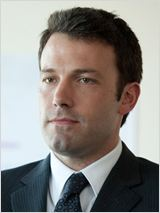
#> input picture Photos/Resources/Faces/train/Ben Afflek/dfvyfva.jpg, 160 x 213 px, found by its file name; its folder holds 3 pictures in this run
$ python faces_train.py
#> lines starting #> are read from the running program, lines starting #| are printed output that depends on the picture
import os
import cv2 as cv
import numpy as np

people = []

for i in os.listdir(r"C:\Users\User\Desktop\Data Science\Computer Vision\OpenCV_beginners_project\Photos\Resources\Faces\train"):
    people.append(i)

print(people)

DIR = (r"C:\Users\User\Desktop\Data Science\Computer Vision\OpenCV_beginners_project\Photos\Resources\Faces\train")

haar_cascade = cv.CascadeClassifier('haar_face.xml')
features = []
labels = []
def create_train():
    for person in people:
        path = os.path.join(DIR, person)
        label = people.index(person)

        for img in os.listdir(path):
            img_path = os.path.join(path, img)
            img_array = cv.imread(img_path)
#> img_array is the input picture: shape (213, 160, 3); mean B, G, R 132.4, 136.4, 139.9
            gray = cv.cvtColor(img_array, cv.COLOR_BGR2GRAY)
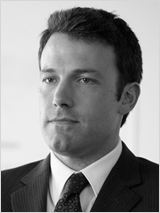
#> gray: shape (213, 160); min 0, max 255, mean 137

            faces_rect = haar_cascade.detectMultiScale(gray, scaleFactor=1.1, minNeighbors=4)
#> faces_rect = [[25, 48, 80, 80]]

            for (x,y,w,h) in faces_rect:
                face_roi = gray[y:y+h, x:x+w]
                features.append(face_roi)
                labels.append(label)
#> this loop made 1 pass
#> pass 1, in create_train, `face_roi = gray[y:y+h, x:x+w]`:
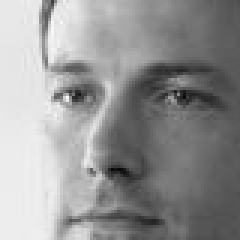
#> face_roi: shape (80, 80) (shown 3 times larger); min 9, max 249, mean 148.5
#> after the loop, features = 1 item; labels = [0]

create_train()
print('Training done------------------------------')
features = np.array(features, dtype='object')
labels = np.array(labels)
# print(len(f'The leangth of features is {len(features)}'))
# print(len(f'The leangth of features is {len(labels)}'))

face_recognizer = cv.face.LBPHFaceRecognizer_create()

# Train the recognizer on features and labels list
face_recog = face_recognizer.train(features, labels)
face_recognizer.save("face_train.yml")
np.save('Features.npy', features)
np.save('Lables.pny', labels)
